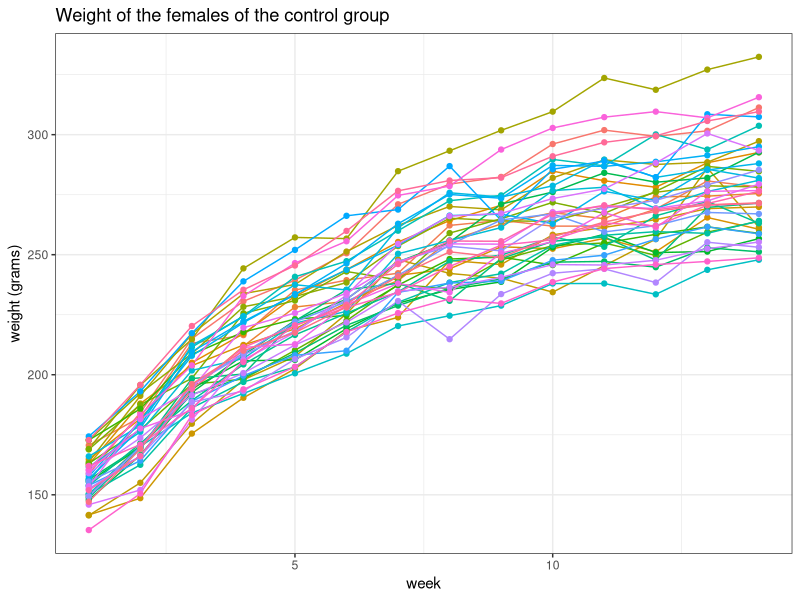
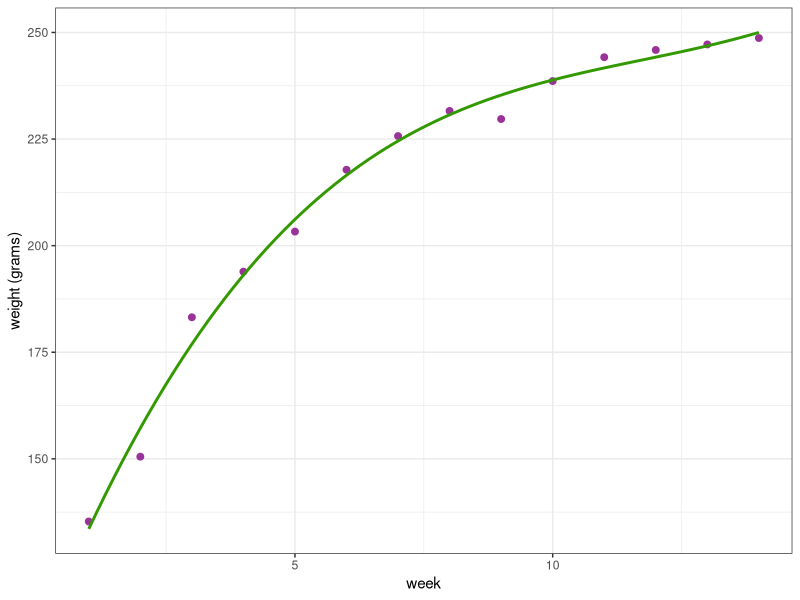
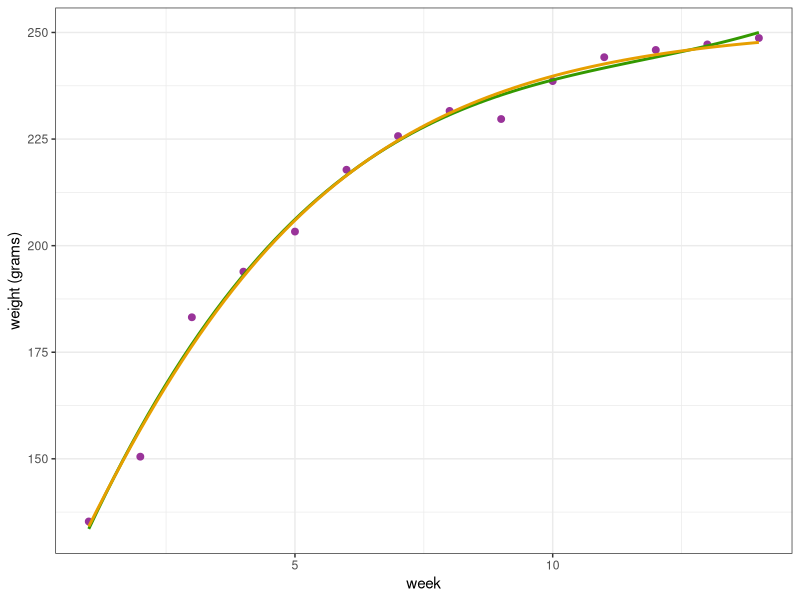
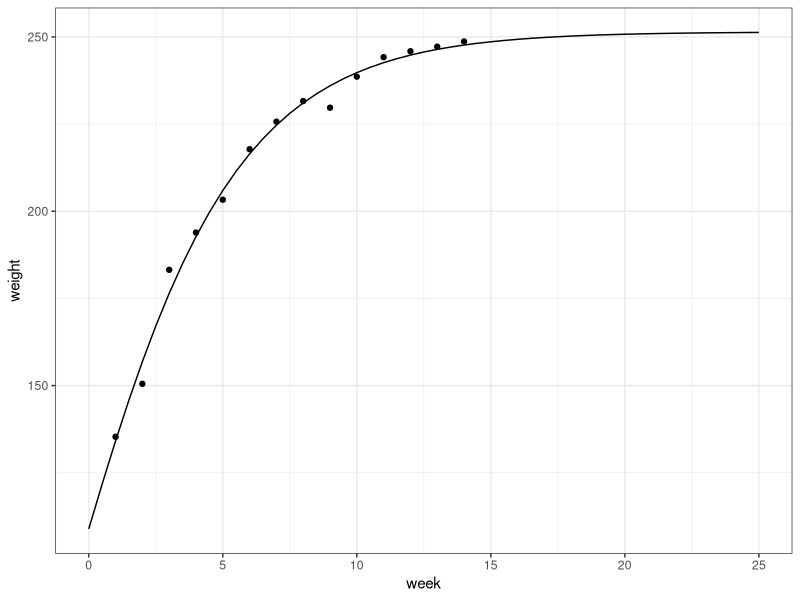
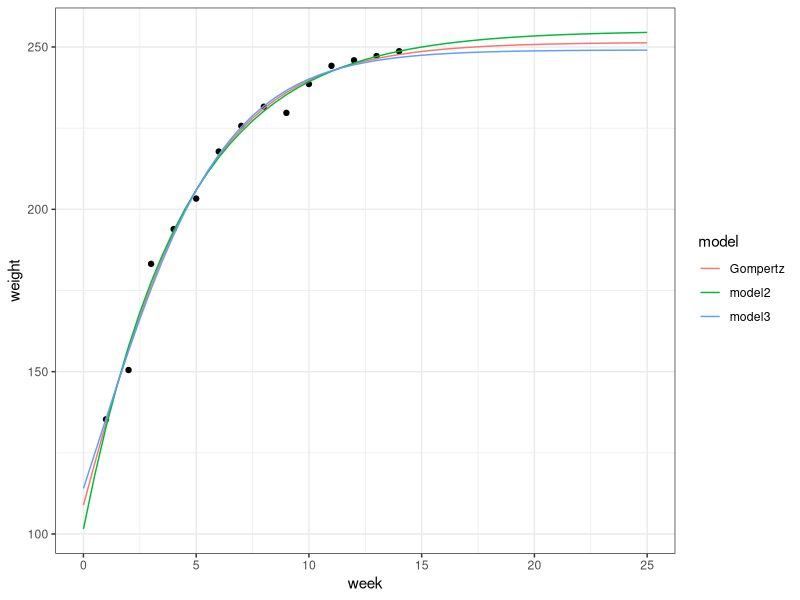

Write R code to recreate these figures, in order. (Note: this script raises an error after producing the figures.)
## ---- chunk 1
library(tidyverse)
library(ggfortify) # extend some ggplot2 features
library(broom)
theme_set(theme_bw())
## ---- chunk 2
rat_weight <- read_csv("ratWeight.csv")
## ---- chunk 3
rat_plot <-
  rat_weight %>% filter(regime == 'Control', gender == 'Female') %>%
  ggplot() +  aes(x = week, y = weight, group = id, color = id) + 
  geom_line(show.legend = FALSE) + geom_point(show.legend = FALSE) +  xlab("week") + ylab("weight (grams)") + 
  ggtitle("Weight of the females of the control group") + theme_bw()
rat_plot
## ---- chunk 4
rat_B38837 = rat_weight %>% filter(id == 'B38837') %>% select(weight, week)
## ---- chunk 5
lm0 <- lm(weight ~ 1, data = rat_B38837)
lm1 <- lm(weight ~ poly(week, degree = 1), data = rat_B38837)
lm2 <- lm(weight ~ poly(week, degree = 2), data = rat_B38837)
lm3 <- lm(weight ~ poly(week, degree = 3), data = rat_B38837)
lm4 <- lm(weight ~ poly(week, degree = 4), data = rat_B38837)
lm5 <- lm(weight ~ poly(week, degree = 5), data = rat_B38837)

# model comparison

AIC(lm0, lm1, lm2, lm3, lm4, lm5)
BIC(lm0, lm1, lm2, lm3, lm4, lm5)
anova(lm0, lm1, lm2, lm3, lm4, lm5)
## ---- chunk 6
rat_B38837_plot <- rat_B38837 %>% 
  ggplot() + aes(x = week, y = weight) + 
  geom_point(size=2, colour="#993399") + xlab("week") + ylab("weight (grams)") +
  geom_smooth(method = "lm", formula = y ~ poly(x, 3), se = FALSE, colour="#339900")
rat_B38837_plot
## ---- chunk 7
nlm1 <- nls(weight ~ A * exp(-b * exp(-k * week)), data = rat_B38837, start = c(A = 200, b = 1, k = 0.1))

summary(nlm1)
## ---- chunk 8
rat_B38837_plot <- rat_B38837_plot + 
  geom_smooth(
    method  = "nls",  se = FALSE, color = "#E69F00",
    formula = y ~ A * exp(-b * exp(-k*x)), 
    method.args = list(start = c(A = 200, b = 1, k = 0.1)))
rat_B38837_plot
## ---- chunk 9
pred_week <- data.frame(week = seq(0, 25, by = 0.5))
pred_weight <- predict(nlm1, newdata = pred_week)
prediction_mod1 <- pred_week %>% mutate(weight = pred_weight, model = 'Gompertz')

Gompertz_plot <- rat_B38837 %>%
  ggplot() + aes(x = week, y = weight) + geom_point() + 
  geom_line(data = prediction_mod1)
Gompertz_plot
## ---- chunk 10
nlm2 <- nls(weight ~ A * (1 - b * exp(-k * week)), data = rat_B38837, start = c(A = 200, b = 1, k = 0.1))

summary(nlm2)
## ---- chunk 11
nlm3 <- nls(weight ~ A / (1 +  exp(-gamma * (week - tau))), data = rat_B38837, start = c(A = 500, gamma=0.8, tau = 0))

summary(nlm3)
## ---- chunk 12
AIC(nlm1, nlm2, nlm3)
BIC(nlm1, nlm2, nlm3)
# Attention, we could not use 'anova' because they are not nested !!!
## ---- chunk 13
pred_weight_2 <- predict(nlm2, newdata = pred_week)
prediction_mod2 <- pred_week %>% mutate(weight = pred_weight_2, model = 'model2')

pred_weight_3 <- predict(nlm3, newdata = pred_week)
prediction_mod3 <- pred_week %>% mutate(weight = pred_weight_3, model = 'model3')

prediction <- rbind(prediction_mod1, prediction_mod2, prediction_mod3)
rat_B38837 %>%
  ggplot() + aes(x = week, y = weight) + geom_point() + 
  geom_line(data = prediction, aes(color = model))
## ---- chunk 14
init_2a = c(w0 = 130, winf = 250, k = 1)
nlm2a <- nls(weight ~ winf * (1 - exp(-k * week)) + w0 * exp(-k * week), data = rat_B38837, start = init_2a)
